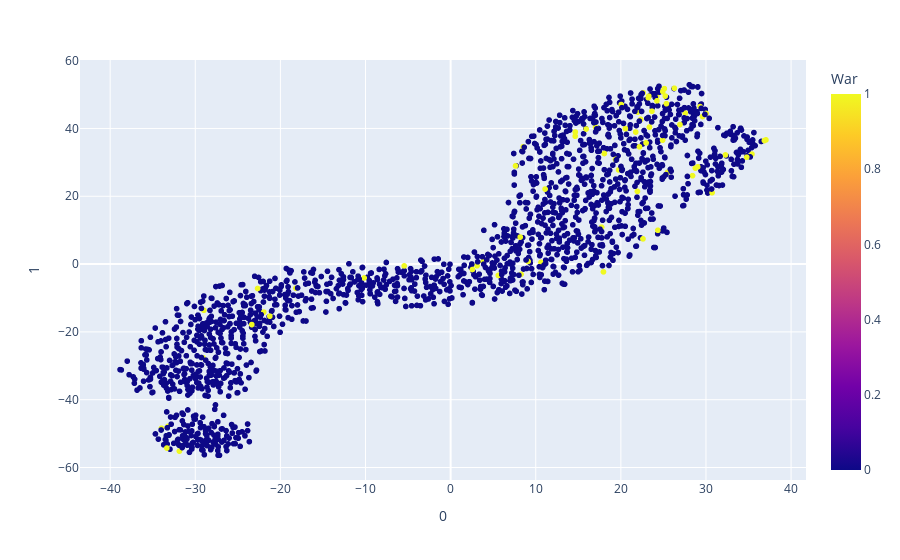

This figure's notebook cell:
### Code cell
fig = px.scatter(new_df, x=0, y=1,hover_data=[2],color='War')
fig.show()

### Figure 1 — Plotly figure (JSON) as saved in the notebook; plotly's stock layout.template omitted (floating-point values rounded to 4 significant figures; data arrays with more than 128 entries replaced by an {"elided": "..."} marker saying what was removed)
{"data": [{"customdata": {"elided": "1682x1 str values"}, "hovertemplate": "0=%{x}<br>1=%{y}<br>2=%{customdata[0]}<br>War=%{marker.color}<extra></extra>", "legendgroup": "", "marker": {"color": {"elided": "1682 int values"}, "coloraxis": "coloraxis", "symbol": "circle"}, "mode": "markers", "name": "", "showlegend": false, "x": {"elided": "1682 float values"}, "xaxis": "x", "y": {"elided": "1682 float values"}, "yaxis": "y", "type": "scattergl"}], "layout": {"xaxis": {"anchor": "y", "domain": [0, 1], "title": {"text": "0"}, "type": "linear", "range": [-43.5, 41.71], "autorange": true}, "yaxis": {"anchor": "x", "domain": [0, 1], "title": {"text": "1"}, "type": "linear", "range": [-64.13, 60.64], "autorange": true}, "coloraxis": {"colorbar": {"title": {"text": "War"}}, "colorscale": [[0, "#0d0887"], [0.1111, "#46039f"], [0.2222, "#7201a8"], [0.3333, "#9c179e"], [0.4444, "#bd3786"], [0.5556, "#d8576b"], [0.6667, "#ed7953"], [0.7778, "#fb9f3a"], [0.8889, "#fdca26"], [1, "#f0f921"]]}, "legend": {"tracegroupgap": 0}, "margin": {"t": 60}, "autosize": true}}
